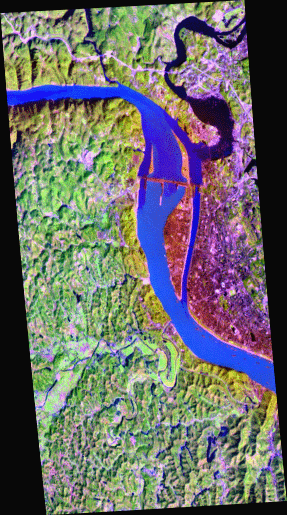
//> input picture leftliner.bmp, 287 x 515 px
$ ./Mosaic   (built with g++ and OpenCV 4)
//> lines starting //> are read from the running program, lines starting //| are printed output that depends on the picture; after the words box and inside, x2 and y2 are one past the last pixel; in counts of white or black regions, pixels touching at a corner belong together
// Mosaic.cpp : 定义控制台应用程序的入口点。
//

#include "stdafx.h"
#include "vector"
#include "math.h"


#include<opencv2/opencv.hpp>
#include <opencv2/core/core.hpp>
#include <opencv2/highgui/highgui.hpp>
#include<iostream>


using namespace std;
using namespace cv;

//设置模板大小为3
#define N 3

//两幅图大地坐标
int Up_L_x1 = 490868, Up_L_x2 = 495731;
int Up_L_y1 = 3410518, Up_L_y2 = 3410798;
int SLOW_R_x1 = 499448, SLOW_R_x2 = 504311;
int SLOW_R_y1 = 3395098, SLOW_R_y2 = 3395348;

//重叠区范围和坐标大小
//int width = (Up_L_x2 - SLOW_R_x1) / 30;
//int height = (Up_L_y1 - SLOW_R_y2 / 30;

#define width 124	//重叠区大小
#define height 506
#define detax 162
#define detay1 9
#define detay2 8

//绘制除重叠区外所有部分
void GetBlank(Mat M1, Mat M2, Mat M3) {

	int m = 0, n = 0;

	//Area_1
	for (int i = 0; i < detay1; i++) {
		for (int j = 0; j<detax; j++) {
			M3.at<Vec3b>(i, j) = 8;
		}
	}
	//Area_2、Area_3
	for (int i = 0; i < detay1; i++, m++) {
		for (int j = detax; j < detax+width+detax; j++) {
			M3.at<Vec3b>(i, j) = M2.at<Vec3b>(m, n);
			n++;
		}
		n = 0;
	}
	m = 0; n = 0;

	//Area_4、Area_7
	for (int i = detay1; i < detay1+detay2+height; i++, m++) {
		for (int j = 0; j < detax; j++) {
			M3.at<Vec3b>(i, j) = M1.at<Vec3b>(m, n);
			n++;
		}
		n = 0;
	}
	m = 0; n = 0;

	//Area_5
	for (int i = detay1; i < detay1+height; i++) {
		for (int j = detax; j < detax+width; j++) {
			M3.at<Vec3b>(i, j) = 255;
		}
	}

	//Area_6
	m = detay1; n = width;
	for (int i = detay1; i < detay1 + height; i++, m++) {
		for (int j = detax+width-1; j < detax+width+detax; j++) {
			M3.at<Vec3b>(i, j) = M2.at<Vec3b>(m, n);
			n++;
		}
		n = width;
	}
	m = 0; n = 0;

	//Area_8
	m = height; n = detax;
	for (int i = height+detay1; i < detay1+height+detay2; i++, m++) {
		for (int j = detax; j < detax+width; j++) {
			M3.at<Vec3b>(i, j) = M1.at<Vec3b>(m, n);
			n++;
		}
		n = detax;
	}
	m = 0; n = 0;

	//Area_9
	for (int i = detay1+height; i < detay1 + height+detay2; i++) {
		for (int j = detax+width; j < detax + width+detax; j++) {
			M3.at<Vec3b>(i, j) = 8;
		}
	}


}

//获取最小值
int GetMin(int *m,int n) {
	int Min = 100000;
	int k = 0;

	for (int i = 0; i < n; i++) {
		if (m[i] < Min) {
			Min = m[i];
			k = i;
		}
	}
	return k;
}

void GetBestSide(Mat M1, Mat M2, int avalue[height]) {

	int detaIK = 0;

	//以3为模板，则这一行一共能得到122个待镶嵌点。
	int m[122];
	int p = 0, q = 0;

	//模板移动寻求待镶嵌点
	for (int i = 0; i < height; i++) {
		for (int j = 0; j < width - 2; j++) {
			//模板大小为3
			for (int k = -1; k < 2; k++) {
				detaIK = abs(M1.at<Vec3b>(i, j + detax + 1 + k)[0] - M2.at<Vec3b>(i + detay1, j + 1 + k)[0])
					+ abs(M1.at<Vec3b>(i, j + detax + 1 + k)[1] - M2.at<Vec3b>(i + detay1, j + 1 + k)[1])
					+ abs(M1.at<Vec3b>(i, j + detax + 1 + k)[2] - M2.at<Vec3b>(i + detay1, j + 1 + k)[2]);
				m[j] += detaIK;
			}

		}
		//将最佳镶嵌边列号赋值于avalue
		avalue[i] = GetMin(m, 122);

		for (int j = 0; j < 122; j++) {
			m[j] = 0;
		}
	}
}

void AverageBrightness(Mat M1, Mat M2, int avalue[height]) {
	int LAVE1 = 0, LAVE2 = 0, LAVE3 = 0;
	int RAVE1 = 0, RAVE2 = 0, RAVE3 = 0;

	for (int i = 0; i < height; i++) {
		LAVE1 += M1.at<Vec3b>(i, detax + 1 + avalue[i])[0];
		LAVE2 += M1.at<Vec3b>(i, detax + 1 + avalue[i])[1];
		LAVE3 += M1.at<Vec3b>(i, detax + 1 + avalue[i])[2];
		RAVE1 += M2.at<Vec3b>(i + detay1, 1 + avalue[i])[0];
		RAVE2 += M2.at<Vec3b>(i + detay1, 1 + avalue[i])[1];
		RAVE3 += M2.at<Vec3b>(i + detay1, 1 + avalue[i])[2];
	}

	LAVE1 = LAVE1 / height;
	LAVE2 = LAVE2 / height;
	LAVE3 = LAVE3 / height;
	RAVE1 = RAVE1 / height;
	RAVE2 = RAVE2 / height;
	RAVE3 = RAVE3 / height;

	for (int i = 0; i < detay1+height; i++) {
		for (int j = 0; j< detax+width; j++) {
			M2.at<Vec3b>(i, j)[0] += -LAVE1 + RAVE1;
			M2.at<Vec3b>(i, j)[1] += -LAVE2 + RAVE2;
			M2.at<Vec3b>(i, j)[2] += -LAVE3 + RAVE3;
		}
	}

	double lMin1 = 0, lMin2 = 0, lMin3 = 0, lmin1 = 500, lmin2 = 500, lmin3 = 500;
	double rMin1 = 0, rMin2 = 0, rMin3 = 0, rmin1 = 500, rmin2 = 500, rmin3 = 500;
	double fA1 = 0, fB1 = 0, fA2 = 0, fB2 = 0, fA3 = 0, fB3 = 0;

	for (int i = 0; i < height; i++) {
		if (M1.at<Vec3b>(i, detax + 1 + avalue[i])[0] > lMin1)
			lMin1 = M1.at<Vec3b>(i, detax + 1 + avalue[i])[0];
		if (M1.at<Vec3b>(i, detax + 1 + avalue[i])[1] > lMin2)
			lMin2 = M1.at<Vec3b>(i, detax + 1 + avalue[i])[1];
		if (M1.at<Vec3b>(i, detax + 1 + avalue[i])[2] > lMin3)
			lMin3 = M1.at<Vec3b>(i, detax + 1 + avalue[i])[2];

		if (M2.at<Vec3b>(i + detay1, 1 + avalue[i])[0] > rMin1)
			rMin1 = M2.at<Vec3b>(i + detay1, 1 + avalue[i])[0];
		if (M2.at<Vec3b>(i + detay1, 1 + avalue[i])[1] > rMin2)
			rMin2 = M2.at<Vec3b>(i + detay1, 1 + avalue[i])[1];
		if (M2.at<Vec3b>(i + detay1, 1 + avalue[i])[2] > rMin3)
			rMin3 = M2.at<Vec3b>(i + detay1, 1 + avalue[i])[2];

		if (M1.at<Vec3b>(i, detax + 1 + avalue[i])[0] < lmin1)
			lmin1 = M1.at<Vec3b>(i, detax + 1 + avalue[i])[0];
		if (M1.at<Vec3b>(i, detax + 1 + avalue[i])[1] < lmin2)
			lmin2 = M1.at<Vec3b>(i, detax + 1 + avalue[i])[1];
		if (M1.at<Vec3b>(i, detax + 1 + avalue[i])[2] < lmin3)
			lmin3 = M1.at<Vec3b>(i, detax + 1 + avalue[i])[2];

		if (M2.at<Vec3b>(i, detax + 1 + avalue[i])[0] < rmin1)
			rmin1 = M2.at<Vec3b>(i, detax + 1 + avalue[i])[0];
		if (M2.at<Vec3b>(i, detax + 1 + avalue[i])[1] < rmin2)
			rmin2 = M2.at<Vec3b>(i, detax + 1 + avalue[i])[1];
		if (M2.at<Vec3b>(i, detax + 1 + avalue[i])[2] < rmin3)
			rmin3 = M2.at<Vec3b>(i, detax + 1 + avalue[i])[2];
	}

	fA1 = (lMin1 - lmin1) / (rMin1 - rmin1);
	fB1 = -fA1*rmin1 + lmin1;

	fA2 = (lMin2 - lmin2) / (rMin2 - rmin2);
	fB2 = -fA2*rmin2 + lmin2;

	fA3 = (lMin3 - lmin3) / (rMin3 - rmin3);
	fB3 = -fA3*rmin3 + lmin3;

	//printf("\n\n%.2lf,%.2lf\n%.2lf,%.2lf\n%.2lf,%.2lf"
	//	, fA1, fB1, fA2, fB2, fA3, fB3);

	//对右图进行修改
	for (int i = 0; i < detay1+height; i++) {
		for (int j = 0; j< detax+width; j++) {
			M2.at<Vec3b>(i, j)[0] = fA1*M2.at<Vec3b>(i, j)[0] + fB1;
			M2.at<Vec3b>(i, j)[1] = fA2*M2.at<Vec3b>(i, j)[1] + fB2;
			M2.at<Vec3b>(i, j)[2] = fA3*M2.at<Vec3b>(i, j)[2] + fB3;
		}
	}
}

//在M3中绘制重叠区部分
void Mosaic(Mat M1, Mat M2, Mat M3, int avalue[height]) {
	for (int i = 0; i < height; i++) {
		M3.at<Vec3b>(i + detay1, detax) = M1.at<Vec3b>(i, detax);
		M3.at<Vec3b>(i + detay1, detax+width) = M2.at<Vec3b>(i+ detay1, width);

		for (int j = 0; j < width-2; j++) {
			if (j < avalue[i]) {
				M3.at<Vec3b>(i + detay1, detax + 1 + j) = M1.at<Vec3b>(i, j + detax + 1);
			}
			else {
				M3.at<Vec3b>(i + detay1, detax + 1 + j) = M2.at<Vec3b>(i + detay1, j + 1);
			}
		}
	}
}

//拼接边缘平滑
void Smoothen(Mat M1, Mat M2, Mat M3, int avalue[height]) {

	int n = 5;
	int s = 2 * n - 1;
	int k = 0;
	int p1, p2;
	for (int i = 0; i < height; i++) {
		k = avalue[i];
		for (int j = 0; j < detax + width + detax; j++) {

			p1 = (k - j + (s + 1) / 2) / (s + 1);
			p2 = ((s + 1) / 2 - k + j) / (s + 1);
			if ((j >= k - (s - 1) / 2) && (j <= k + (s - 1) / 2)) {
				M3.at<Vec3b>(i + detay1, j) = M1.at<Vec3b>(i, j)*p1 + M2.at<Vec3b>(i + detay1, j);
			}
		}
	}
}


int main()
{
	char imageName1[] = "leftliner.bmp";
	Mat M1 = imread(imageName1, IMREAD_COLOR);   // 读入图片
//> M1 is the input picture: 515 rows x 287 cols, CV_8UC3; mean B, G, R 105.8, 107.4, 106.7
	char imageName2[] = "rightliner.bmp";
	Mat M2 = imread(imageName2, IMREAD_COLOR);   // 读入图片
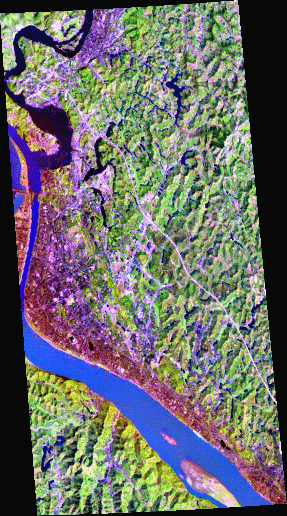
//> input picture rightliner.bmp, 287 x 516 px
//> M2 is the input picture: 516 rows x 287 cols, CV_8UC3; mean B, G, R 106.9, 108.3, 107.5

	if (M1.empty()|| M2.empty())     // 判断文件是否正常打开
	{
		fprintf(stderr, "Can not load image %s\n", imageName1);
		waitKey(6000);  // 等待6000 ms后窗口自动关闭
		return -1;
	}

	//合成图像的长宽
	int w = detax + width + detax;
	int h = detay1 + height + detay2;
	Mat M3(h,w,CV_8UC3, Scalar(100,100,100));


	int avalue[height];//镶嵌边

	GetBlank(M1, M2, M3);
//> after the loop in GetBlank, `for (int i = 0; i < detay1; i++, m++)`:
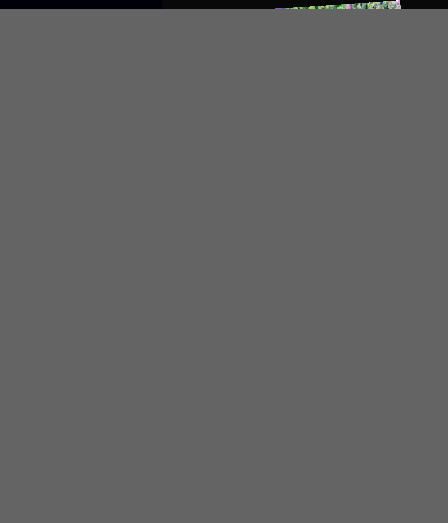
//> M3: 523 rows x 448 cols, CV_8UC3; mean B, G, R 98.7, 98.7, 98.7
//> after the loop in GetBlank, `for (int i = 0; i < detay1; i++, m++)`: m = 9; n = 0
//> after the loop in GetBlank, `for (int i = detay1; i < detay1+detay2+height; i++, m++)`: m = 514; n = 0
//> after the loop in GetBlank, `for (int i = detay1; i < detay1+height; i++)`:
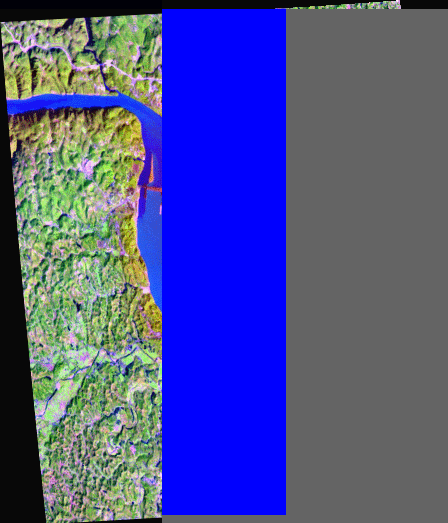
//> M3: 523 rows x 448 cols, CV_8UC3; mean B, G, R 142.8, 80.8, 75.9
//> after the loop in GetBlank, `for (int i = detay1; i < detay1 + height; i++, m++)`: m = 515; n = 124
//> after the loop in GetBlank, `for (int i = height+detay1; i < detay1+height+detay2; i++, m++)`:
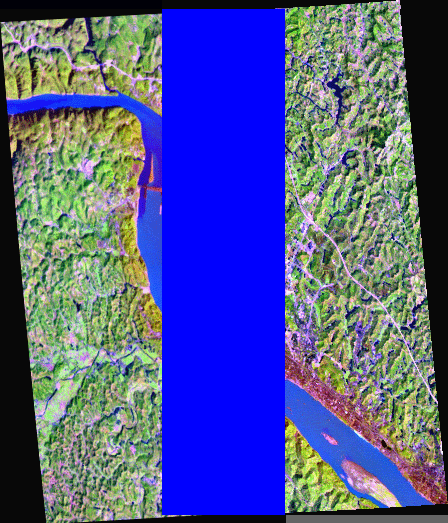
//> M3: 523 rows x 448 cols, CV_8UC3; mean B, G, R 144.8, 86.9, 78.8
//> after the loop in GetBlank, `for (int i = height+detay1; i < detay1+height+detay2; i++, m++)`: m = 514; n = 162
//> after the loop in GetBlank, `for (int i = detay1+height; i < detay1 + height+detay2; i++)`:
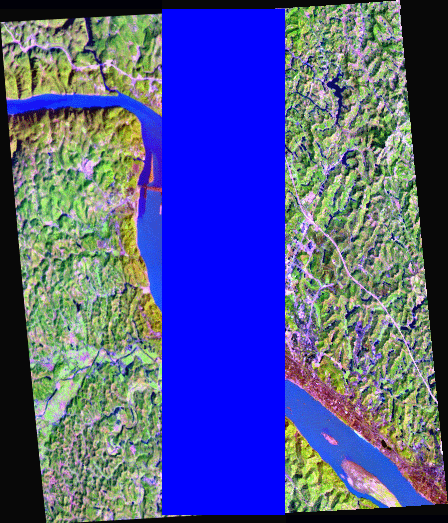
//> M3: 523 rows x 448 cols, CV_8UC3; 0.55% of pixels changed, all inside (x1, y1, x2, y2) = (286, 515, 448, 523)


	GetBestSide(M1, M2, avalue);		//获取最佳镶嵌边
//> the loop in GetBestSide, `for (int i = 0; i < height; i++)` made 506 passes
//> detaIK on passes 1 to 3: 500, 571, 472
//> after the loop in GetBestSide, `for (int i = 0; i < height; i++)`: detaIK = 0; m = 122 values from 0 to 0
//> avalue = 506 values, max 119 at index 483, min 0 at index 0, mean 55.44

	AverageBrightness(M1, M2, avalue);	//亮度平均和拉伸
//> the loop in AverageBrightness, `for (int i = 0; i < height; i++)` made 506 passes
//> (LAVE1, LAVE2, LAVE3, RAVE1, RAVE2, RAVE3) on passes 1 to 3: (8, 8, 8, 8, 8, 8), (16, 16, 16, 16, 16, 16), (24, 24, 24, 24, 24, 24)
//> after the loop in AverageBrightness, `for (int i = 0; i < height; i++)`: LAVE1 = 63377; LAVE2 = 30100; LAVE3 = 33914; RAVE1 = 63289; RAVE2 = 31177; RAVE3 = 33747
//> in AverageBrightness, `LAVE1 = LAVE1 / height;`: LAVE1 = 125
//> in AverageBrightness, `LAVE2 = LAVE2 / height;`: LAVE2 = 59
//> in AverageBrightness, `LAVE3 = LAVE3 / height;`: LAVE3 = 67
//> in AverageBrightness, `RAVE1 = RAVE1 / height;`: RAVE1 = 125
//> in AverageBrightness, `RAVE2 = RAVE2 / height;`: RAVE2 = 61
//> in AverageBrightness, `RAVE3 = RAVE3 / height;`: RAVE3 = 66
//> the loop in AverageBrightness, `for (int i = 0; i < height; i++)` made 506 passes
//> (lMin1, lMin2, lMin3, rMin1, rMin2, rMin3, lmin1, lmin2) on pass 1: (8, 8, 8, 8, 10, 7, 8, 8)
//> (lMin1, lMin2, lMin3, rMin1, rMin2, rMin3) on passes 5, 9: (113, 205, 176, 113, 210, 174), (136, 237, 207, 140, 243, 206)
//> after the loop in AverageBrightness, `for (int i = 0; i < height; i++)`: lMin1 = 248; lMin2 = 239; lMin3 = 243; rMin1 = 248; rMin2 = 243; rMin3 = 246; lmin1 = 8; rmin2 = 10; rmin3 = 7
//> in AverageBrightness, `fA1 = (lMin1 - lmin1) / (rMin1 - rmin1);`: fA1 = 1
//> in AverageBrightness, `fB1 = -fA1*rmin1 + lmin1;`: fB1 = 0
//> in AverageBrightness, `fA2 = (lMin2 - lmin2) / (rMin2 - rmin2);`: fA2 = 0.991
//> in AverageBrightness, `fB2 = -fA2*rmin2 + lmin2;`: fB2 = -1.91
//> in AverageBrightness, `fA3 = (lMin3 - lmin3) / (rMin3 - rmin3);`: fA3 = 0.983
//> in AverageBrightness, `fB3 = -fA3*rmin3 + lmin3;`: fB3 = 1.12

	Mosaic(M1, M2, M3, avalue);			//裁剪
//> after the loop in Mosaic, `for (int i = 0; i < height; i++)`:
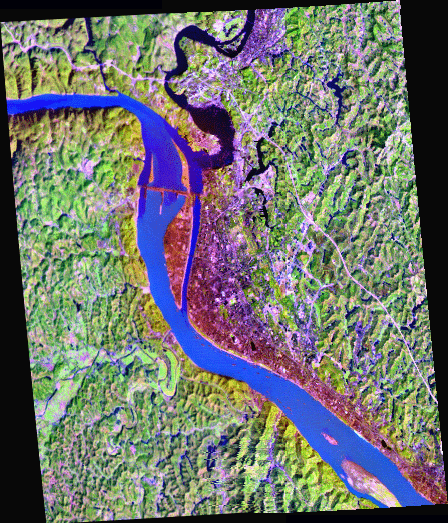
//> M3: 523 rows x 448 cols, CV_8UC3; mean B, G, R 110.5, 115.5, 111

	Smoothen(M1, M2, M3, avalue);		//拼接边平滑
//> the loop in Smoothen, `for (int i = 0; i < height; i++)` made 506 passes
//> (k, p1, p2) on passes 1 to 3: (0, -44, 45), (0, -44, 45), (0, -44, 45)
//> after the loop in Smoothen, `for (int i = 0; i < height; i++)`:
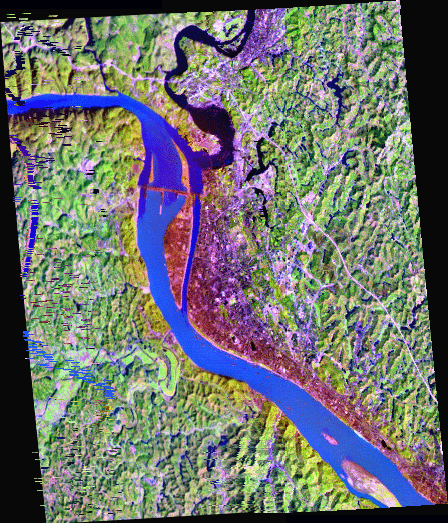
//> M3: 523 rows x 448 cols, CV_8UC3; 1.9% of pixels changed, all inside (x1, y1, x2, y2) = (4, 13, 124, 515)


	namedWindow("Mosaic",0);
	imshow("Mosaic", M3);

	printf("\n\n");

	waitKey();
    return 0;
}
